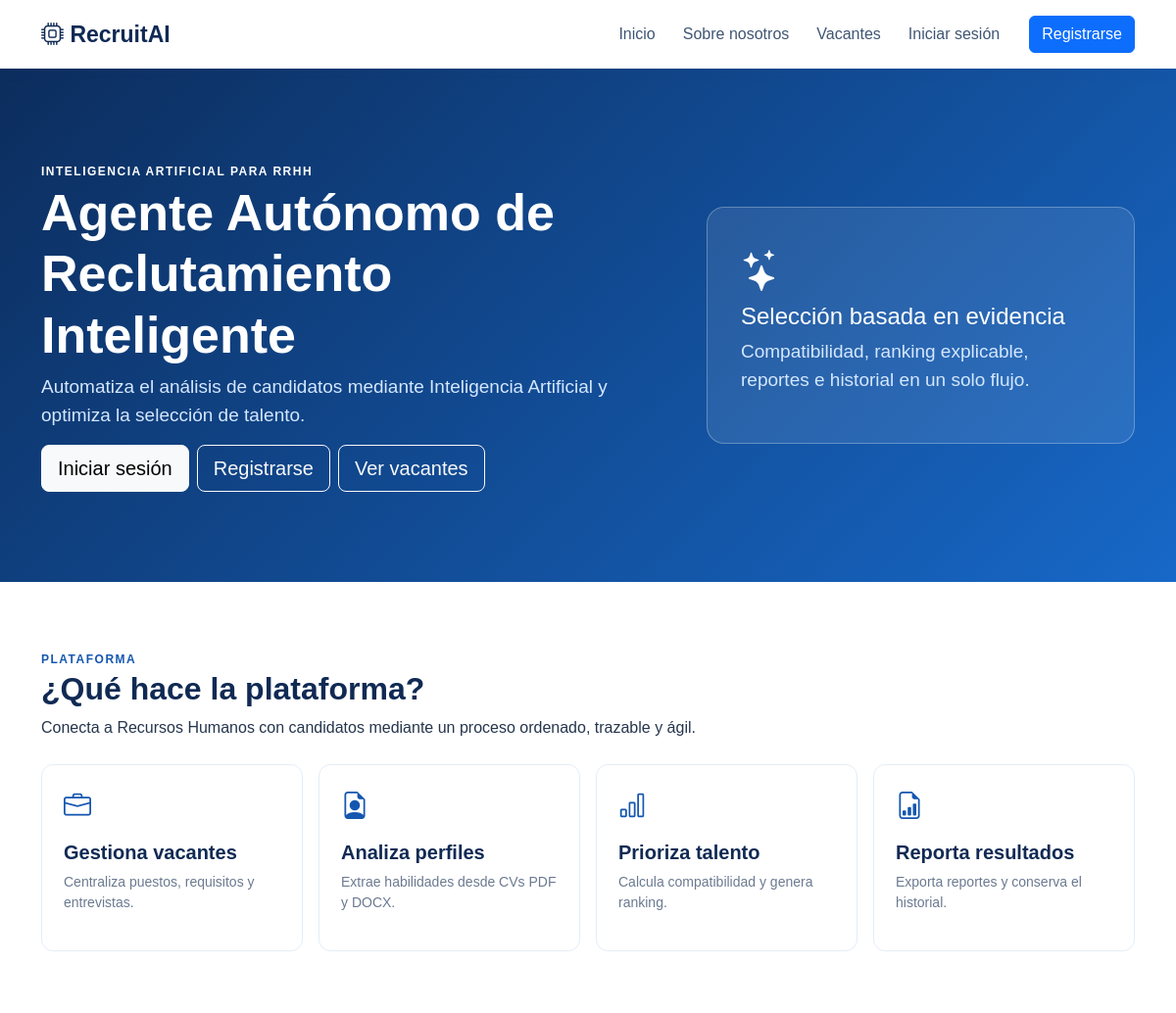
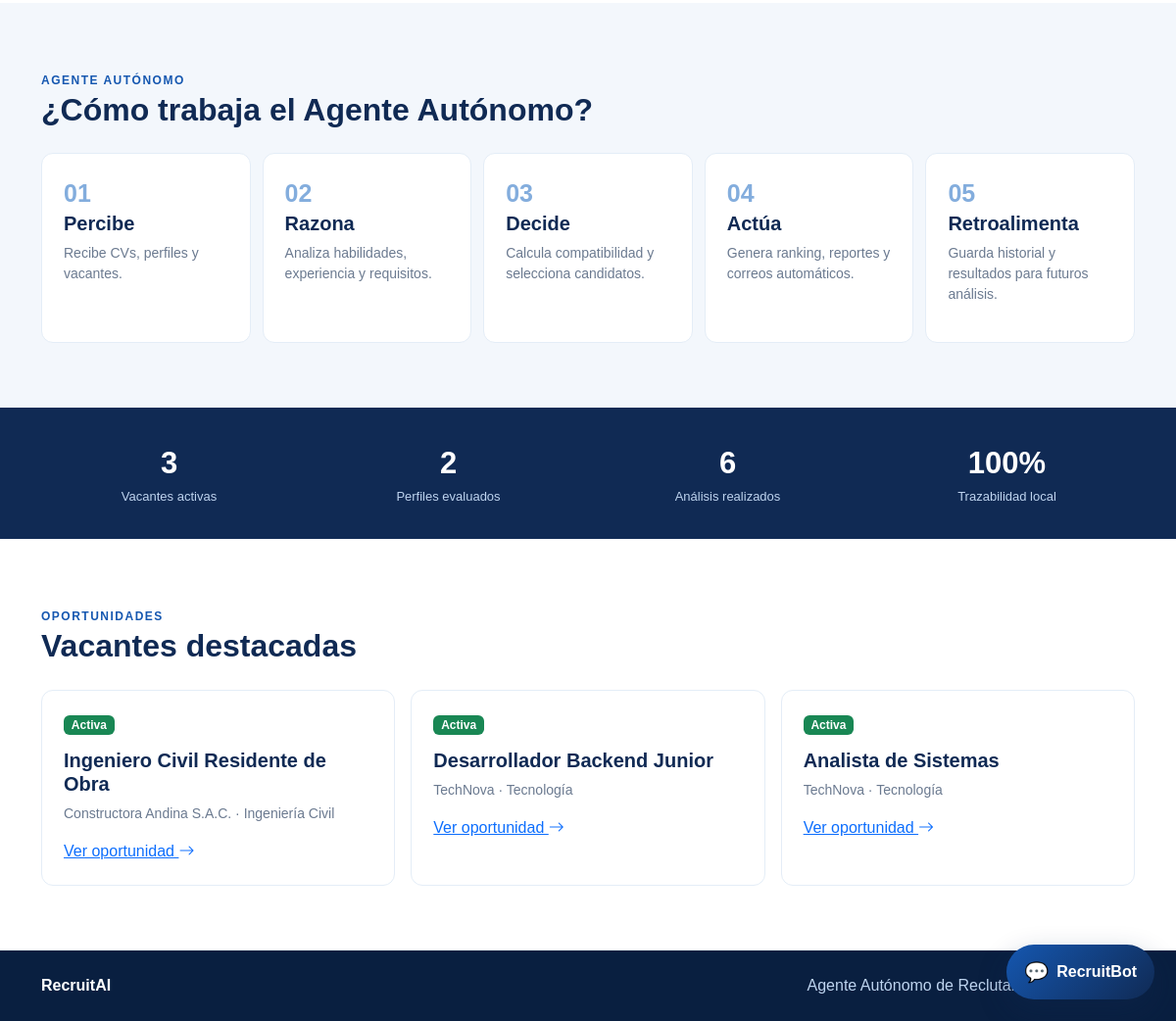
The page / on the database its author committed (2 pictures, top to bottom).
### tables this page shows
CREATE TABLE vacantes (
        id INTEGER PRIMARY KEY AUTOINCREMENT, titulo TEXT NOT NULL, empresa TEXT NOT NULL,
        area TEXT, descripcion TEXT, requisitos TEXT, habilidades TEXT, experiencia INTEGER DEFAULT 0,
        estudios TEXT, fecha_entrevista TEXT, hora_entrevista TEXT, estado TEXT DEFAULT 'Activa',
        fecha_creacion TEXT DEFAULT CURRENT_TIMESTAMP
    , peso_habilidades INTEGER DEFAULT 70, peso_experiencia INTEGER DEFAULT 20, peso_estudios INTEGER DEFAULT 10, umbral_preseleccion INTEGER DEFAULT 80, umbral_observacion INTEGER DEFAULT 60, carreras_objetivo TEXT);

### files-mentioned-by-the-user-texto/app.py (the view)
@app.route("/")
def landing():
    ranking_data = obtener_ranking()
    return render_template(
        "landing.html", vacantes=obtener_vacantes(solo_activas=True)[:3],
        stats={"vacantes": len(obtener_vacantes(solo_activas=True)), "candidatos": len(obtener_candidatos()), "analizados": len(ranking_data)},
    )

### files-mentioned-by-the-user-texto/app.py (called while the page is built)
@app.context_processor
def inject_csrf_token():
    def csrf_token():
        if "_csrf_token" not in session:
            session["_csrf_token"] = secrets.token_hex(24)
        return session["_csrf_token"]
    context = {"csrf_token": csrf_token}
    if session.get("rol") == "admin":
        context["nav_vacantes"] = obtener_vacantes()
        context["nav_vacante"] = _vacante_seleccionada()
    return context

@app.before_request
def csrf_protect():
    if request.method == "POST":
        expected = session.get("_csrf_token", "")
        payload = request.get_json(silent=True) or {}
        received = request.form.get("_csrf_token", "") or request.headers.get("X-CSRFToken", "") or payload.get("_csrf_token", "")
        if not expected or not hmac.compare_digest(expected, received):
            flash("La solicitud expiró o no es válida. Inténtalo nuevamente.", "warning")
            if request.is_json:
                return jsonify({"error": "csrf", "message": "Solicitud expirada o no valida."}), 400
            return redirect(request.referrer or url_for("landing"))

### files-mentioned-by-the-user-texto/modules/database.py (called while the page is built)
def _connection():
    DB_PATH.parent.mkdir(exist_ok=True)
    connection = sqlite3.connect(DB_PATH)
    connection.row_factory = sqlite3.Row
    connection.execute("PRAGMA foreign_keys = ON")
    return connection

def _rows(query, params=()):
    with _connection() as connection:
        return [dict(row) for row in connection.execute(query, params).fetchall()]

def obtener_vacantes(solo_activas=False):
    query = "SELECT * FROM vacantes"
    if solo_activas:
        query += " WHERE estado='Activa'"
    return _rows(query + " ORDER BY id DESC")

def obtener_candidatos():
    return _rows("SELECT * FROM candidatos ORDER BY id DESC")

### files-mentioned-by-the-user-texto/templates/landing.html
{% extends 'base_public.html' %}{% block title %}RecruitAI | Reclutamiento inteligente{% endblock %}
{% block content %}
<section class="hero"><div class="container"><div class="row align-items-center g-5"><div class="col-lg-7"><span class="eyebrow">INTELIGENCIA ARTIFICIAL PARA RRHH</span><h1>Agente Autónomo de Reclutamiento Inteligente</h1><p>Automatiza el análisis de candidatos mediante Inteligencia Artificial y optimiza la selección de talento.</p><div class="d-flex flex-wrap gap-2"><a class="btn btn-light btn-lg" href="{{url_for('login')}}">Iniciar sesión</a><a class="btn btn-outline-light btn-lg" href="{{url_for('register')}}">Registrarse</a><a class="btn btn-outline-light btn-lg" href="{{url_for('vacantes_publicas')}}">Ver vacantes</a></div></div><div class="col-lg-5"><div class="hero-card"><i class="bi bi-stars"></i><h4>Selección basada en evidencia</h4><p>Compatibilidad, ranking explicable, reportes e historial en un solo flujo.</p></div></div></div></div></section>
<section class="public-section"><div class="container"><div class="section-heading"><span>PLATAFORMA</span><h2>¿Qué hace la plataforma?</h2><p>Conecta a Recursos Humanos con candidatos mediante un proceso ordenado, trazable y ágil.</p></div><div class="row g-3">{% for icon,title,text in [('briefcase','Gestiona vacantes','Centraliza puestos, requisitos y entrevistas.'),('file-earmark-person','Analiza perfiles','Extrae habilidades desde CVs PDF y DOCX.'),('bar-chart','Prioriza talento','Calcula compatibilidad y genera ranking.'),('file-earmark-bar-graph','Reporta resultados','Exporta reportes y conserva el historial.')] %}<div class="col-md-3"><div class="feature-card"><i class="bi bi-{{icon}}"></i><h5>{{title}}</h5><p>{{text}}</p></div></div>{% endfor %}</div></div></section>
<section class="public-section soft"><div class="container"><div class="section-heading"><span>AGENTE AUTÓNOMO</span><h2>¿Cómo trabaja el Agente Autónomo?</h2></div><div class="agent-grid">{% for number,title,text in [('01','Percibe','Recibe CVs, perfiles y vacantes.'),('02','Razona','Analiza habilidades, experiencia y requisitos.'),('03','Decide','Calcula compatibilidad y selecciona candidatos.'),('04','Actúa','Genera ranking, reportes y correos automáticos.'),('05','Retroalimenta','Guarda historial y resultados para futuros análisis.')] %}<div class="agent-card"><b>{{number}}</b><h5>{{title}}</h5><p>{{text}}</p></div>{% endfor %}</div></div></section>
<section class="stats-band"><div class="container"><div class="row text-center">{% for value,label in [(stats.vacantes,'Vacantes activas'),(stats.candidatos,'Perfiles evaluados'),(stats.analizados,'Análisis realizados'),('100%','Trazabilidad local')] %}<div class="col-md-3"><strong>{{value}}</strong><span>{{label}}</span></div>{% endfor %}</div></div></section>
<section class="public-section"><div class="container"><div class="section-heading"><span>OPORTUNIDADES</span><h2>Vacantes destacadas</h2></div><div class="row g-3">{% for item in vacantes %}<div class="col-md-4"><div class="job-card"><span class="badge text-bg-success">{{item.estado}}</span><h5>{{item.titulo}}</h5><p>{{item.empresa}} · {{item.area}}</p><a href="{{url_for('vacantes_publicas')}}">Ver oportunidad <i class="bi bi-arrow-right"></i></a></div></div>{% endfor %}</div></div></section>
{% endblock %}

### files-mentioned-by-the-user-texto/templates/base_public.html (shortened to what this page needs)
<!doctype html>
<html lang="es">
<head>
  <link href="{{ url_for('static', filename='vendor/bootstrap/bootstrap.min.css') }}" rel="stylesheet">
  <link href="{{ url_for('static', filename='vendor/bootstrap-icons/bootstrap-icons.css') }}" rel="stylesheet">
  <link href="{{ url_for('static', filename='css/style.css') }}" rel="stylesheet">
  <link href="{{ url_for('static', filename='css/recruitbot.css') }}" rel="stylesheet">
</head>
<body class="public-body">
  <nav class="navbar navbar-expand-lg public-nav">
    <div class="container">
      <a class="navbar-brand" href="{{url_for('landing')}}"><i class="bi bi-cpu"></i> RecruitAI</a>
      <div class="navbar-nav ms-auto align-items-center">
        <a class="nav-link" href="{{url_for('landing')}}">Inicio</a>
        <a class="nav-link" href="{{url_for('sobre_nosotros')}}">Sobre nosotros</a>
        <a class="nav-link" href="{{url_for('vacantes_publicas')}}">Vacantes</a>
        <a class="nav-link" href="{{url_for('login')}}">Iniciar sesión</a>
        <a class="btn btn-primary ms-lg-3" href="{{url_for('register')}}">Registrarse</a>
      </div>
    </div>
  </nav>
  {% block content %}{% endblock %}
  <footer class="public-footer"><div class="container d-flex justify-content-between"><strong>RecruitAI</strong><span>Agente Autónomo de Reclutamiento Inteligente</span></div></footer>
  {% include '_recruitbot.html' %}
</body>
</html>

### files-mentioned-by-the-user-texto/templates/_recruitbot.html (shortened to what this page needs)
<div class="recruitbot" data-csrf="{{ csrf_token() }}">
  <button class="recruitbot-toggle" type="button" aria-label="Abrir RecruitBot">
    <span class="recruitbot-icon">💬</span><span>RecruitBot</span>
  </button>
</div>

### files-mentioned-by-the-user-texto/static/css/style.css (style rules this page uses)
:root { --blue:#1557b0;--navy:#102a54;--bg:#f4f7fb;--muted:#6b7a90 }
* { box-sizing:border-box }
body { background:var(--bg);color:#26364d;font-family:Arial,sans-serif }
.public-body { background:#fff }
.public-nav { background:#fff;box-shadow:0 2px 15px #1d426c12;min-height:70px }
.public-nav .navbar-brand { color:var(--navy);font-size:23px;font-weight:800 }
.public-nav .nav-link { color:#405673;margin:0 6px }
.hero,.page-hero { background:linear-gradient(135deg,#0c2d5d,#1768c8);color:#fff }
.hero { padding:92px 0 }
.hero h1,.page-hero h1 { font-size:52px;font-weight:800;max-width:750px }
.hero p,.page-hero p { color:#d4e7ff;font-size:19px;max-width:760px }
.eyebrow,.section-heading span { font-size:12px;font-weight:800;letter-spacing:1.5px }
.hero-card { background:#ffffff18;border:1px solid #ffffff45;border-radius:18px;padding:34px }
.hero-card i { font-size:42px }
.public-section { padding:66px 0 }
.public-section.soft { background:#f3f7fc }
.section-heading { margin-bottom:25px }
.section-heading span { color:var(--blue) }
.section-heading h2 { color:var(--navy);font-weight:800 }
.feature-card,.job-card,.agent-card { background:#fff;border:1px solid #e4edf7;border-radius:12px;height:100%;padding:22px }
.feature-card i { color:var(--blue);font-size:28px }
.feature-card h5,.job-card h5 { color:var(--navy);font-weight:700;margin-top:13px }
.feature-card p,.job-card p,.agent-card p { color:var(--muted);font-size:14px }
.agent-grid { display:grid;gap:12px;grid-template-columns:repeat(5,1fr) }
.agent-card b { color:#83addd;font-size:25px }
.agent-card h5 { color:var(--navy);font-weight:700 }
.stats-band { background:var(--navy);color:#fff;padding:34px 0 }
.stats-band strong,.stats-band span { display:block }
.stats-band strong { font-size:31px }
.stats-band span { color:#bed4ef;font-size:13px }
.public-footer { background:#091f40;color:#bed4ef;padding:24px 0 }
.public-footer strong { color:#fff }

### files-mentioned-by-the-user-texto/static/css/recruitbot.css (style rules this page uses)
.recruitbot { bottom:22px;position:fixed;right:22px;z-index:2000 }
.recruitbot-toggle { align-items:center;background:linear-gradient(135deg,#1557b0,#102a54);border:0;border-radius:999px;box-shadow:0 12px 30px #102a5450;color:#fff;display:flex;font-weight:800;gap:8px;padding:13px 18px }
.recruitbot-icon { font-size:20px }

### rows shown on the page
vacantes: estado "Activa", titulo "Ingeniero Civil Residente de Obra", empresa "Constructora Andina S.A.C.", area "Ingeniería Civil"
vacantes: estado "Activa", titulo "Desarrollador Backend Junior", empresa "TechNova", area "Tecnología"
vacantes: estado "Activa", titulo "Analista de Sistemas", empresa "TechNova", area "Tecnología"

### other values the page prints
{{ title }} "Gestiona vacantes" "Analiza perfiles" "Prioriza talento" "Reporta resultados"
{{ text }} "Centraliza puestos, requisitos y entrevistas." "Extrae habilidades desde CVs PDF y DOCX." "Calcula compatibilidad y genera ranking." "Exporta reportes y conserva el historial."
{{ number }} "01" "02" "03" "04" "05"
{{ title }} "Percibe" "Razona" "Decide" "Actúa" "Retroalimenta"
{{ text }} "Recibe CVs, perfiles y vacantes." "Analiza habilidades, experiencia y requisitos." "Calcula compatibilidad y selecciona candidatos." "Genera ranking, reportes y correos automáticos." "Guarda historial y resultados para futuros análisis."
{{ value }} "3" "2" "6" "100%"
{{ label }} "Vacantes activas" "Perfiles evaluados" "Análisis realizados" "Trazabilidad local"
